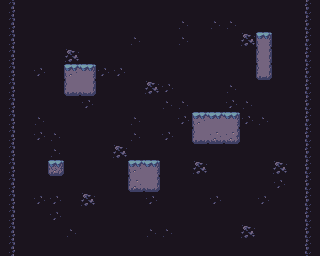

The image is a tile-based game level rendered from a .tmx file. Its description and complete source (layers, tilesets, objects, tile grids) follow:
An orthogonal 20x16 tile map with 16x16 px tiles, 3 tile layers (Background, Collision, Destructible), 2 tilesets.

<map version="1.8" tiledversion="1.8.5" orientation="orthogonal" renderorder="right-down" width="20" height="16" tilewidth="16" tileheight="16" infinite="0" nextlayerid="4" nextobjectid="1">
 <tileset firstgid="1" source="../tilesets/Underground Mine.tsx" />
 <tileset firstgid="301" source="../tilesets/Terrain.tsx" />
 <layer id="1" name="Background" width="20" height="16" locked="1">
  <data encoding="csv">
120,52,52,52,52,52,52,52,52,52,52,52,52,52,52,52,52,52,52,118,
120,52,52,52,52,52,52,52,52,52,52,47,52,47,47,52,52,52,52,118,
120,52,52,52,52,52,52,52,47,52,52,47,52,52,52,43,52,52,52,118,
120,52,52,52,43,52,52,52,52,52,52,52,52,52,52,52,52,52,52,118,
120,52,45,52,52,52,45,45,52,52,52,52,52,52,52,52,45,52,52,118,
120,52,52,52,52,52,52,52,52,43,45,52,52,52,47,52,52,52,52,118,
120,52,52,52,52,45,52,52,52,52,47,47,52,52,45,47,52,52,52,118,
120,52,47,52,52,52,52,52,47,52,52,45,52,52,52,45,47,52,52,118,
120,52,45,47,52,52,52,52,47,52,45,52,52,52,52,52,52,52,52,118,
120,52,52,47,52,52,52,43,52,52,52,52,52,52,52,52,52,52,52,118,
120,52,52,52,52,52,52,52,52,52,52,52,43,52,52,52,52,43,52,118,
120,52,52,52,52,52,52,52,52,52,52,52,52,52,52,52,52,45,52,118,
120,52,45,45,52,43,52,52,52,45,52,52,52,45,52,52,45,52,52,118,
120,52,52,45,52,52,52,52,52,52,52,52,52,52,52,52,52,52,52,118,
120,52,52,52,47,52,52,52,52,47,47,52,52,52,52,43,52,52,52,118,
120,52,52,52,52,52,52,52,52,52,52,52,52,52,52,52,52,52,52,118
</data>
 </layer>
 <layer id="2" name="Collision" width="20" height="16">
  <data encoding="csv">
120,0,0,0,0,0,0,0,0,0,0,0,0,0,0,0,0,0,0,118,
120,0,0,0,0,0,0,0,0,0,0,0,0,0,0,0,0,0,0,118,
120,0,0,0,0,0,0,0,0,0,0,0,0,0,0,0,733,0,0,118,
120,0,0,0,0,0,0,0,0,0,0,0,0,0,0,0,766,0,0,118,
120,0,0,0,743,736,0,0,0,0,0,0,0,0,0,0,799,0,0,118,
120,0,0,0,768,769,0,0,0,0,0,0,0,0,0,0,0,0,0,118,
120,0,0,0,0,0,0,0,0,0,0,0,0,0,0,0,0,0,0,118,
120,0,0,0,0,0,0,0,0,0,0,0,509,505,506,0,0,0,0,118,
120,0,0,0,0,0,0,0,0,0,0,0,768,546,777,0,0,0,0,118,
120,0,0,0,0,0,0,0,0,0,0,0,0,0,0,0,0,0,0,118,
120,0,0,0,0,0,0,0,743,736,0,0,0,0,0,0,0,0,0,118,
120,0,0,0,0,0,0,0,776,769,0,0,0,0,0,0,0,0,0,118,
120,0,0,0,0,0,0,0,0,0,0,0,0,0,0,0,0,0,0,118,
120,0,0,0,0,0,0,0,0,0,0,0,0,0,0,0,0,0,0,118,
120,0,0,0,0,0,0,0,0,0,0,0,0,0,0,0,0,0,0,118,
120,0,0,0,0,0,0,0,0,0,0,0,0,0,0,0,0,0,0,118
</data>
 </layer>
 <layer id="3" name="Destructible" width="20" height="16">
  <data encoding="csv">
0,0,0,0,0,0,0,0,0,0,0,0,0,0,0,0,0,0,0,0,
0,0,0,0,0,0,0,0,0,0,0,0,0,0,0,0,0,0,0,0,
0,0,0,0,0,0,0,0,0,0,0,0,0,0,0,0,0,0,0,0,
0,0,0,0,0,0,0,0,0,0,0,0,0,0,0,0,0,0,0,0,
0,0,0,0,0,0,0,0,0,0,0,0,0,0,0,0,0,0,0,0,
0,0,0,0,0,0,0,0,0,0,0,0,0,0,0,0,0,0,0,0,
0,0,0,0,0,0,0,0,0,0,0,0,0,0,0,0,0,0,0,0,
0,0,0,0,0,0,0,0,0,0,0,0,0,0,0,0,0,0,0,0,
0,0,0,0,0,0,0,0,0,0,0,0,0,0,0,0,0,0,0,0,
0,0,0,0,0,0,0,0,0,0,0,0,0,0,0,0,0,0,0,0,
0,0,0,679,0,0,0,0,0,0,0,0,0,0,0,0,0,0,0,0,
0,0,0,0,0,0,0,0,0,0,0,0,0,0,0,0,0,0,0,0,
0,0,0,0,0,0,0,0,0,0,0,0,0,0,0,0,0,0,0,0,
0,0,0,0,0,0,0,0,0,0,0,0,0,0,0,0,0,0,0,0,
0,0,0,0,0,0,0,0,0,0,0,0,0,0,0,0,0,0,0,0,
0,0,0,0,0,0,0,0,0,0,0,0,0,0,0,0,0,0,0,0
</data>
 </layer>
</map>